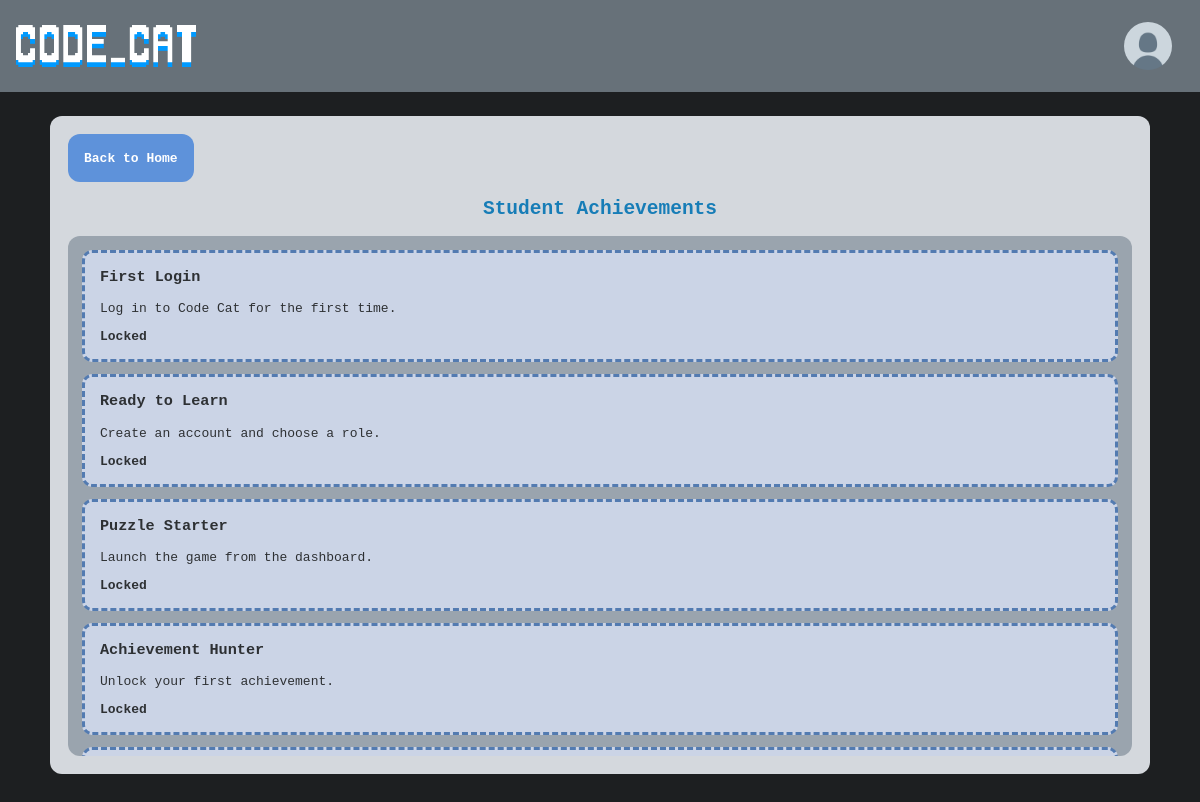
Page /achievements.php (signed in) on the committed database.
### tables this page shows
CREATE TABLE achievements (
    id INT UNSIGNED NOT NULL AUTO_INCREMENT,
    title VARCHAR(100) NOT NULL,
    description VARCHAR(255) NOT NULL,
    PRIMARY KEY (id),
    UNIQUE KEY uq_achievements_title (title)
);

### achievement_helpers.php (called while the page is built, shortened)
<?php
function achievement_definitions(): array
{
    return [
        'First Login' => [
            'description' => 'Log in to Code Cat for the first time.',
            'audience' => 'shared',
        ],
        'Ready to Learn' => [
            'description' => 'Create an account and choose a role.',
            'audience' => 'shared',
        ],
        'Achievement Hunter' => [
            'description' => 'Unlock your first achievement.',
            'audience' => 'shared',
        ],
        'Teacher Mode' => [
            'description' => 'Register with the teacher role.',
            'audience' => 'teacher',
        ],
        'Classroom Creator' => [
            'description' => 'Create your first classroom.',
            'audience' => 'teacher',
        ],
        'Student Mentor' => [
            'description' => 'Add your first student to a classroom.',
            'audience' => 'teacher',
        ],
        'Level Builder' => [
            'description' => 'Create your first classroom level.',
            'audience' => 'teacher',
        ],
        'Published Author' => [
            'description' => 'Publish a classroom level for students.',
            'audience' => 'teacher',
        ],
        'Report Maker' => [
            'description' => 'Generate your first classroom progress report.',
            'audience' => 'teacher',
        ],
        'Puzzle Starter' => [
            'description' => 'Launch the game from the dashboard.',
            'audience' => 'student',
        ],
        'Classroom Enrollee' => [
            'description' => 'Get added to your first classroom.',
            'audience' => 'student',
        ],
        'Level Explorer' => [
            'description' => 'Start a classroom level.',
            'audience' => 'student',
        ],
        'Classroom Rookie' => [
            'description' => 'Complete your first classroom level.',
            'audience' => 'student',
        ],
        'Classroom Climber' => [
            'description' => 'Complete five classroom levels.',
            'audience' => 'student',
        ],
        'Classroom Champion' => [
            'description' => 'Complete ten classroom levels.',
            'audience' => 'student',
        ],
    ];
}
function achievement_titles_for_role(string $role): array
{
    $role = $role === 'teacher' ? 'teacher' : 'student';
    $titles = [];
    foreach (achievement_definitions() as $title => $achievement) {
        if ($achievement['audience'] === 'shared' || $achievement['audience'] === $role) {
            $titles[] = $title;
        }
    }
    return $titles;
}

### achievements.php (the view, shortened to what this page needs)
<?php
include "db.php";
include "achievement_helpers.php";
$user_id = $_SESSION['id'];
$achievement_titles = achievement_titles_for_role((string)($_SESSION['role'] ?? 'student'));
$placeholders = implode(',', array_fill(0, count($achievement_titles), '?'));
$stmt = $conn->prepare("
SELECT a.id, a.title, a.description,
       ua.id AS unlocked
FROM achievements a
LEFT JOIN user_achievements ua
ON a.id = ua.achievement_id AND ua.user_id = ?
WHERE a.title IN ($placeholders)
ORDER BY a.id
");
$result = false;
if ($stmt) {
    $types = 'i' . str_repeat('s', count($achievement_titles));
    $params = array_merge([$user_id], $achievement_titles);
    $bind_params = [$types];
    foreach ($params as $key => &$value) {
        $bind_params[] = &$value;
    }
    call_user_func_array([$stmt, 'bind_param'], $bind_params);
    $stmt->execute();
    $result = $stmt->get_result();
}
?>
<!DOCTYPE html>
<html>
<head>
    <link rel="stylesheet" href="style.css">
</head>
<body>
    <div class="tab">
        <a href="index.php">
            <img src="img\logo.png" class="logo">
        </a>
        <div class="nav-buttons">
            <div class="profile" onclick="toggleMenu()">
                <img src="img\default-pfp.png" class="profile-img">
            </div>
        </div>
    </div>
    <div class="panel">
        <div class="page_back_row">
            <a class="secondary_button" href="index.php">Back to Home</a>
        </div>
        <h2><?= (($_SESSION['role'] ?? '') === 'teacher') ? 'Teacher Achievements' : 'Student Achievements' ?></h2>
        <div class="achievements">
        <?php if ($result && $result->num_rows > 0): ?>
        <?php while ($row = $result->fetch_assoc()): ?>
            <div class="card <?php echo $row['unlocked'] ? 'unlocked' : 'locked'; ?>">
                <h3><?php echo htmlspecialchars($row['title']); ?></h3>
                <p><?php echo htmlspecialchars($row['description']); ?></p>
                <span class="card_status">
                    <?php echo $row['unlocked'] ? "Unlocked" : "Locked"; ?>
                </span>
            </div>
        <?php endwhile; ?>
        <?php endif; ?>
        </div>
    </div>
</body>
</html>

### style.css (style rules this page uses)
html, body { font-family: monospace; margin: 0; padding: 0; background-color: rgb(29, 31, 33); min-height: 100%; }
:root { --nav_height: 92px; --content_width: min(1280px, calc(100% - 32px)); --panel_color: rgb(212, 216, 221); --text_color: #177db7; --panel_soft: rgb(188, 192, 197); --panel_dark: #677179; --accent: #5e92da; --accent_hover: #568bd6; --surface: rgb(154, 164, 174); --danger: #9a2f2f; --ink: #22313e; --muted_ink: #4d6172; --success_soft: rgba(76, 175, 80, 0.15); --border_soft: rgba(34, 49, 62, 0.12); --focus_ring: rgba(94, 146, 218, 0.3); }
body { min-height: 100dvh; display: flex; flex-direction: column; overflow-x: hidden; }
.tab { border: none; background-color: var(--panel_dark); position: sticky; top: 0; left: 0; right: 0; margin: 0; padding: 8px 16px; min-height: var(--nav_height); z-index: 9999; display: flex; align-items: center; justify-content: space-between; gap: 12px; box-sizing: border-box; flex-wrap: wrap; }
.nav-buttons { display: flex; justify-content: center; align-items: center; gap: 10px; flex-wrap: wrap; margin-left: auto; }
.logo { display: block; margin: 0; max-width: 180px; width: min(180px, 42vw); }
.profile { position: relative; display: flex; align-items: center; gap: 8px; cursor: pointer; color: white; margin-right: 12px; }
.profile-img { width: 48px; height: 48px; border-radius: 50%; }
.secondary_button { min-height: 48px; padding: 12px 16px; border: none; border-radius: 12px; background: var(--accent); color: white; font-family: monospace; font-weight: bold; text-decoration: none; cursor: pointer; display: inline-flex; align-items: center; justify-content: center; box-sizing: border-box; }
.page_back_row { display: flex; justify-content: flex-start; margin-bottom: 16px; }
.panel { background-color: var(--panel_color); border-radius: 12px; padding: 18px; margin: 24px auto; width: min(1100px, calc(100% - 32px)); box-sizing: border-box; }
.panel h2 { text-align: center; color: var(--text_color); margin-top: 0; }
.achievements { background-color: var(--surface); border-radius: 12px; margin: 0; padding: 14px; display: flex; flex-direction: column; gap: 12px; min-height: 420px; max-height: 520px; overflow-y: auto; overflow-x: hidden; box-sizing: border-box; }
.card { padding: 15px; border-radius: 10px; background-color: #ddd; border-style: dashed; border-color: #366ab3; }
.card h3, .card p { margin-top: 0; }
.card_status { font-weight: bold; }
.card.locked { background-color: #e1e9ff; opacity: 0.7; }

### rows in the picture
achievements: title "First Login", description "Log in to Code Cat for the first time.", shows "Locked"
achievements: title "Ready to Learn", description "Create an account and choose a role.", shows "Locked"
achievements: title "Puzzle Starter", description "Launch the game from the dashboard.", shows "Locked"
achievements: title "Achievement Hunter", description "Unlock your first achievement.", shows "Locked"
